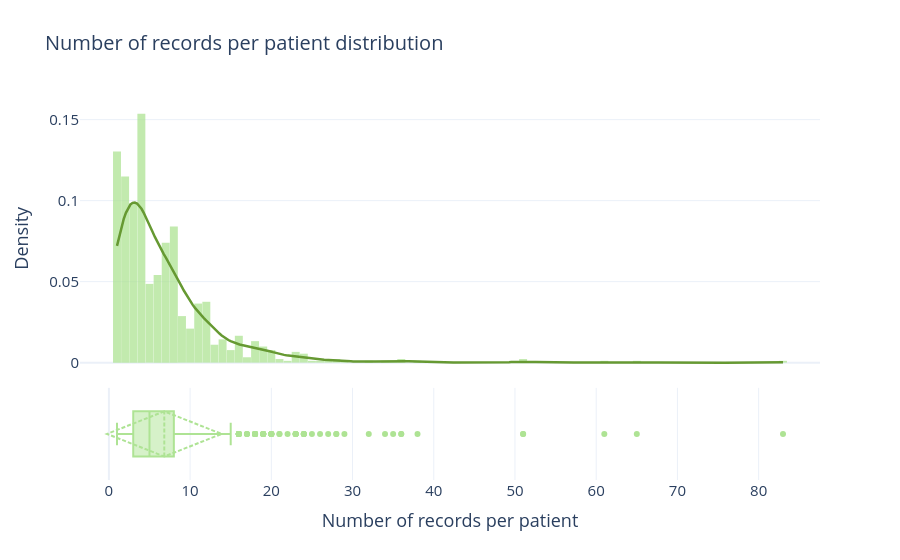

Notebook code for this chart:
### Markdown cell above
### 3.6. Number of records per patient

### Code cell
# --- 1. Contar fragmentos por paciente ---
records_per_patient = df_all.groupby(["patient_id", "age"]).size()

# --- 2. Estimar KDE (si hay suficiente variación en los valores) ---
kde = gaussian_kde(records_per_patient)
x_kde = np.linspace(records_per_patient.min(), records_per_patient.max(), 300)
y_kde = kde(x_kde)

# --- 3. Figura: histograma + KDE arriba, boxplot horizontal abajo ---
fig = make_subplots(
    rows=2, cols=1,
    shared_xaxes=True,
    row_heights=[0.75, 0.25],
    vertical_spacing=0.03,
)

fig.add_trace(
    go.Histogram(
        x=records_per_patient,
        histnorm="probability density",
        name="n/patient",
        marker_color="#aee394",
        opacity=0.75,
        showlegend=False,
    ),
    row=1, col=1
)

fig.add_trace(
    go.Scatter(
        x=x_kde,
        y=y_kde,
        mode="lines",
        name="KDE",
        line=dict(color="#669932", width=2.5),
        showlegend=False,
    ),
    row=1, col=1
)

fig.add_trace(
    go.Box(
        x=records_per_patient,
        name="Records/patient",
        marker_color="#aee394",
        line_color="#aee394",
        boxpoints="outliers",
        showlegend=False,
        boxmean="sd",
    ),
    row=2, col=1
)

# --- 4. Layout ---
fig.update_layout(
    template="plotly_white",
    title_text="Number of records per patient distribution",
    font=dict(size=15),
    title_font=dict(size=20),
    bargap=0.02,
)
fig.update_yaxes(title_text="Density", row=1, col=1)
fig.update_yaxes(showticklabels=False, row=2, col=1)
fig.update_xaxes(title_text="Number of records per patient", row=2, col=1)

fig.show()
fig.write_image("assets/filtered/records_patient_distribution.png", scale=5)

### Figure 1 — Plotly figure (JSON) as saved in the notebook; plotly's stock layout.template omitted (floating-point values rounded to 4 significant figures; data arrays with more than 128 entries replaced by an {"elided": "..."} marker saying what was removed)
{"data": [{"histnorm": "probability density", "marker": {"color": "#aee394"}, "name": "n/patient", "opacity": 0.75, "showlegend": false, "type": "histogram", "x": {"elided": "905 int values"}, "xaxis": "x", "yaxis": "y"}, {"line": {"color": "#669932", "width": 2.5}, "mode": "lines", "name": "KDE", "showlegend": false, "type": "scatter", "x": {"elided": "300 float values"}, "xaxis": "x", "y": {"elided": "300 float values"}, "yaxis": "y"}, {"boxmean": "sd", "boxpoints": "outliers", "line": {"color": "#aee394"}, "marker": {"color": "#aee394"}, "name": "Records/patient", "showlegend": false, "type": "box", "x": {"elided": "905 int values"}, "xaxis": "x2", "yaxis": "y2"}], "layout": {"bargap": 0.02, "font": {"size": 15}, "title": {"font": {"size": 20}, "text": "Number of records per patient distribution"}, "xaxis": {"anchor": "y", "domain": [0, 1], "matches": "x2", "showticklabels": false}, "xaxis2": {"anchor": "y2", "domain": [0, 1], "title": {"text": "Number of records per patient"}}, "yaxis": {"anchor": "x", "domain": [0.2725, 1], "title": {"text": "Density"}}, "yaxis2": {"anchor": "x2", "domain": [0, 0.2425], "showticklabels": false}}}
